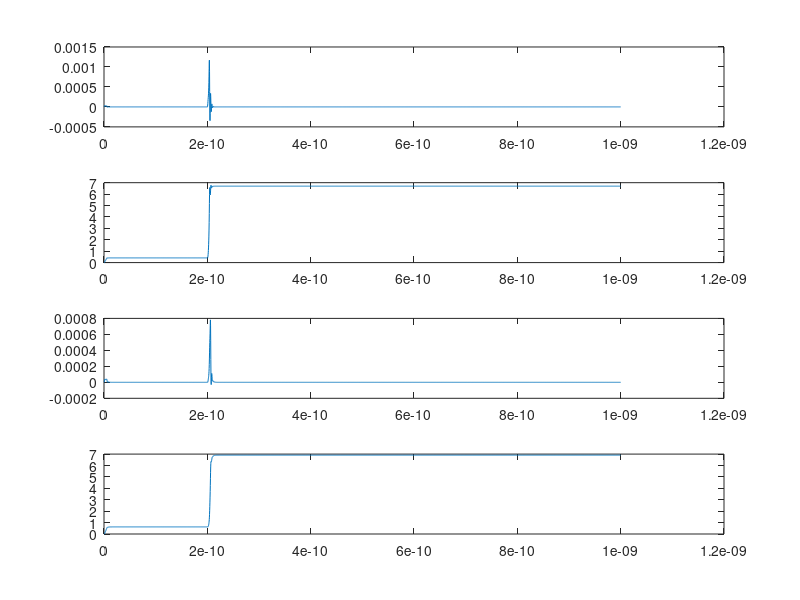

The MATLAB script that drew this image:
clear;
% JTL test in matlab (voltage input)
phi0 = 2.06783383113E-15;
e2_over_h = 2*pi/phi0;
hn = 0.25E-12;
runtime = 1000E-12;
N = round(runtime/hn);
% JJ Model
jj_area = 2.16;
jj_c = 0.07E-12;
jj_rn = 16;
jj_r0 = 160;
jj_icrit = 0.1E-3;
C = jj_c * jj_area;
rN = jj_rn / jj_area;
r0 = jj_r0 / jj_area;
vG = 2.8E-3;
Icrit = jj_icrit * jj_area;
% Components
L1 = 2E-12;
L2 = 2.425E-12;
L3 = 2.425E-12;
L4 = 2.031E-12;
L5 = 0.278E-12;
R1 = 2;
RB1 = 5.23;
RB2 = 5.23;

L1_mat = zeros(14, 14);
L2_mat = zeros(14, 14);
L3_mat = zeros(14, 14);
L4_mat = zeros(14, 14);
L5_mat = zeros(14, 14);
B1_mat = zeros(14, 14);
B2_mat = zeros(14, 14);
R1_mat = zeros(14, 14);
VA_mat = zeros(14, 14);

% Column indexes
C_NV1 = 1;
C_NV2 = 2;
C_NV3 = 3;
C_NV4 = 4;
C_NV5 = 5;
C_NV6 = 6;
C_IL1 = 7;
C_IL2 = 8;
C_IL3 = 9;
C_IL4 = 10;
C_IL5 = 11;
C_PB1 = 12;
C_PB2 = 13;
C_VA  = 14;

% Row indexes
R_N1 = 1;
R_N2 = 2;
R_N3 = 3;
R_N4 = 4;
R_N5 = 5;
R_N6 = 6;
R_L1 = 7;
R_L2 = 8;
R_L3 = 9;
R_L4 = 10;
R_L5 = 11;
R_B1 = 12;
R_B2 = 13;
R_VA = 14;

L1_mat(R_N1,C_IL1) = 1;
L1_mat(R_N2,C_IL1) = -1;
L1_mat(R_L1,C_NV1) =  1;
L1_mat(R_L1,C_NV2) = -1;
L1_mat(R_L1,C_IL1) = -2 * L1 / hn;

L2_mat(R_N2,C_IL2) = 1;
L2_mat(R_N3,C_IL2) = -1;
L2_mat(R_L2,C_NV2) =  1;
L2_mat(R_L2,C_NV3) = -1;
L2_mat(R_L2,C_IL2) = -2 * L2 / hn;

L3_mat(R_N3,C_IL3) = 1;
L3_mat(R_N4,C_IL3) = -1;
L3_mat(R_L3,C_NV3) =  1;
L3_mat(R_L3,C_NV4) = -1;
L3_mat(R_L3,C_IL3) = -2 * L3 / hn;

L4_mat(R_N4,C_IL4) = 1;
L4_mat(R_N5,C_IL4) = -1;
L4_mat(R_L4,C_NV4) =  1;
L4_mat(R_L4,C_NV5) = -1;
L4_mat(R_L4,C_IL4) = -2 * L4 / hn;

L5_mat(R_N6,C_IL5) = 1;
L5_mat(R_N3,C_IL5) = -1;
L5_mat(R_L5,C_NV6) =  1;
L5_mat(R_L5,C_NV3) = -1;
L5_mat(R_L5,C_IL5) = -2 * L5 / hn;

R1_mat(R_N5,C_NV5) = 1/R1;

B1_mat(R_N2,C_NV2) = (2 * C / hn) + (1/r0) + (1/RB1);
B1_mat(R_B1,C_NV2) = (-hn / 2) * e2_over_h;
B1_mat(R_B1,C_PB1) = 1;

B2_mat(R_N4,C_NV4) = (2 * C / hn) + (1/r0) + (1/RB2);
B2_mat(R_B2,C_NV4) = (-hn / 2) * e2_over_h;
B2_mat(R_B2,C_PB2) = 1;

VA_mat(R_N1,C_VA) = 1;
VA_mat(R_VA,C_NV1) = 1;

A_00 = L1_mat + L2_mat + L3_mat + L4_mat + L5_mat + R1_mat + B1_mat + B2_mat + VA_mat;
B1_mat(R_N2,C_NV2) = (2 * C / hn) + (1/rN) + (1/RB1);
A_n0 = L1_mat + L2_mat + L3_mat + L4_mat + L5_mat + R1_mat + B1_mat + B2_mat + VA_mat;
B1_mat(R_N2,C_NV2) = (2 * C / hn) + (1/r0) + (1/RB1);
B2_mat(R_N4,C_NV4) = (2 * C / hn) + (1/rN) + (1/RB2);
A_0n = L1_mat + L2_mat + L3_mat + L4_mat + L5_mat + R1_mat + B1_mat + B2_mat + VA_mat;
B1_mat(R_N2,C_NV2) = (2 * C / hn) + (1/rN) + (1/RB1);
B2_mat(R_N4,C_NV4) = (2 * C / hn) + (1/rN) + (1/RB2);
A_nn = L1_mat + L2_mat + L3_mat + L4_mat + L5_mat + R1_mat + B1_mat + B2_mat + VA_mat;

% Sources
sfq_start = 200E-12;
sfq_up = 2.5E-12;
sfq_down = 2.5E-12;
sfq_ampl = 827.13E-6;
VA = zeros(1, sfq_start/hn-1);
for i = (sfq_start/hn):((sfq_start + sfq_up)/hn-1)
    VA = [VA, sfq_ampl/sfq_up * (i*hn - sfq_start)];
end
for i = ((sfq_start + sfq_up)/hn):((sfq_start + sfq_up + sfq_down)/hn - 1)
    VA = [VA, sfq_ampl - sfq_ampl/sfq_down * (i*hn - (sfq_start + sfq_up))];
end
[VA_rows,VA_cols] = size(VA);
VA = [VA, zeros(1, N-VA_cols)];

IB = 0;
for i = 1:(5E-12/hn - 1)
    IB = [IB, (280E-6 - 0)/(5E-12 - 0) * (i*hn)];
end
[IB_rows,IB_cols] = size(IB);
IB = [IB, 280E-6*ones(1,N-IB_cols)];

T = zeros(1, N);
RHS = zeros(14,1);
LHS = zeros(14,1);
V_N1 = zeros(1, N);
V_N2 = zeros(1, N);
V_N3 = zeros(1, N);
V_N4 = zeros(1, N);
V_N5 = zeros(1, N);
V_N6 = zeros(1, N);
V_Phi1 = zeros(1, N);
V_Phi2 = zeros(1, N);
I_L1 = zeros(1, N);
I_L2 = zeros(1, N);
I_L3 = zeros(1, N);
I_L4 = zeros(1, N);
I_L5 = zeros(1, N);

A = A_00;

% Intialize variables
VB1_prev = 0;
VB2_prev = 0;
VB1_dt_prev = 0;
VB2_dt_prev = 0;
PB1_prev = 0;
PB2_prev = 0;
VN1_prev = 0;
VN2_prev = 0;
VN3_prev = 0;
IL1_prev = 0;
IL2_prev = 0;
IL3_prev = 0;
IL4_prev = 0;
IL5_prev = 0;
IsB1 = 0;
IsB2 = 0;

for i = 1:N    
    % Construct RHS
    RHS(R_N6) = IB(i);
    RHS(R_L1) = -(2*L1/hn)*LHS(C_IL1) - (LHS(C_NV1) - LHS(C_NV2));
    RHS(R_L2) = -(2*L2/hn)*LHS(C_IL2) - (LHS(C_NV2) - LHS(C_NV3));
    RHS(R_L3) = -(2*L3/hn)*LHS(C_IL3) - (LHS(C_NV3) - LHS(C_NV4));
    RHS(R_L4) = -(2*L4/hn)*LHS(C_IL4) - (LHS(C_NV4) - LHS(C_NV5));
    RHS(R_L5) = -(2*L5/hn)*LHS(C_IL5) - (LHS(C_NV6) - LHS(C_NV3));
    RHS(R_N2) = IsB1;
    RHS(R_N4) = IsB2;
    RHS(R_B1) = LHS(C_PB1) + (hn/2 * e2_over_h)*LHS(C_NV2);
    RHS(R_B2) = LHS(C_PB2) + (hn/2 * e2_over_h)*LHS(C_NV4);
    RHS(R_VA) = VA(i);
    
    % Solve linear system
    LHS = A\RHS;
    
    % Guess junction voltage and phase for next time step
    VB1 = LHS(C_NV2);
    VB2 = LHS(C_NV4);
    PB1 = LHS(C_PB1);
    PB2 = LHS(C_PB2);    
    VB1_dt = (2/hn)*(VB1 - VB1_prev) - VB1_dt_prev;
    VB2_dt = (2/hn)*(VB2 - VB2_prev) - VB2_dt_prev;
    VB1_guess = VB1 + VB1_dt*hn;
    VB2_guess = VB2 + VB2_dt*hn;
    PB1_guess = PB1 + (hn/2 * e2_over_h)*(VB1 + VB1_guess);
    PB2_guess = PB2 + (hn/2 * e2_over_h)*(VB2 + VB2_guess);
    
    % Calculate junction currents for next time step
    IsB1 = -Icrit * sin(PB1_guess) +  ((2*C/hn) * VB1) + (C * VB1_dt);
    IsB2 = -Icrit * sin(PB2_guess) + ((2*C/hn) * VB2) + (C * VB2_dt);
    
    % Store junction voltage and phase for next time step
    VB1_prev = VB1;
    VB2_prev = VB2;
    VB1_dt_prev = VB1_dt;
    VB2_dt_prev = VB2_dt;

    % Store current time step for output
    T(i) = hn*i;
    V_N1(i) = LHS(C_NV1);
    V_N2(i) = LHS(C_NV2);
    V_N3(i) = LHS(C_NV3);
    V_N4(i) = LHS(C_NV4);
    V_N5(i) = LHS(C_NV5);
    V_N6(i) = LHS(C_NV6);
    I_L1(i) = LHS(C_IL1);
    I_L2(i) = LHS(C_IL2);
    I_L3(i) = LHS(C_IL3);
    I_L4(i) = LHS(C_IL4);
    I_L5(i) = LHS(C_IL5);
    V_Phi1(i) = LHS(C_PB1);
    V_Phi2(i) = LHS(C_PB2);
    
%     if LHS(C_NV2) > vG
%         if LHS(C_NV4) > vG
%             A = A_nn;
%         else
%             A = A_n0;
%         end
%     else
%         if LHS(C_NV4) > vG
%             A = A_0n;
%         else
%             A = A_00;
%         end
%     end
end

figure(2);
subplot(4, 1, 1);
plot(T, V_N2);
subplot(4, 1, 2);
plot(T, V_Phi1);
subplot(4, 1, 3);
plot(T, V_N4);
subplot(4, 1, 4);
plot(T, V_Phi2);